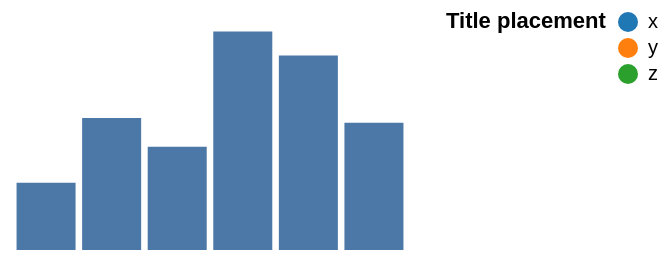

Vega-Lite specification for this chart:
### Vega specification from a JSON file in a GitHub repository (floating-point values rounded to 4 significant figures)
{"width": 200, "height": 120, "padding": 5, "data": [{"name": "t", "values": [{"a": "Alpha", "b": 28, "c": "x", "d": 1}, {"a": "Bravo", "b": 55, "c": "y", "d": 2}, {"a": "Charlie", "b": 43, "c": "x", "d": 3}, {"a": "Delta", "b": 91, "c": "z", "d": 4}, {"a": "Echo", "b": 81, "c": "y", "d": 5}, {"a": "Foxtrot", "b": 53, "c": "z", "d": 6}]}], "scales": [{"name": "x", "type": "band", "domain": {"data": "t", "field": "a"}, "range": "width", "padding": 0.1}, {"name": "y", "type": "linear", "domain": {"data": "t", "field": "b"}, "range": "height", "nice": true}, {"name": "color", "type": "ordinal", "domain": {"data": "t", "field": "c"}, "range": {"scheme": "category10"}}, {"name": "ramp", "type": "linear", "domain": {"data": "t", "field": "d"}, "range": {"scheme": "blues"}}, {"name": "size", "type": "linear", "domain": {"data": "t", "field": "b"}, "range": [10, 200]}, {"name": "shape", "type": "ordinal", "domain": {"data": "t", "field": "c"}, "range": "symbol"}, {"name": "quant", "type": "quantize", "domain": [0, 100], "range": {"scheme": "greens", "count": 4}}], "marks": [{"type": "rect", "from": {"data": "t"}, "encode": {"enter": {"x": {"scale": "x", "field": "a"}, "width": {"scale": "x", "band": 1}, "y": {"scale": "y", "field": "b"}, "y2": {"scale": "y", "value": 0}}}}], "legends": [{"fill": "color", "title": "Title placement", "titleOrient": "left", "titleAnchor": "start", "orient": "right"}]}
